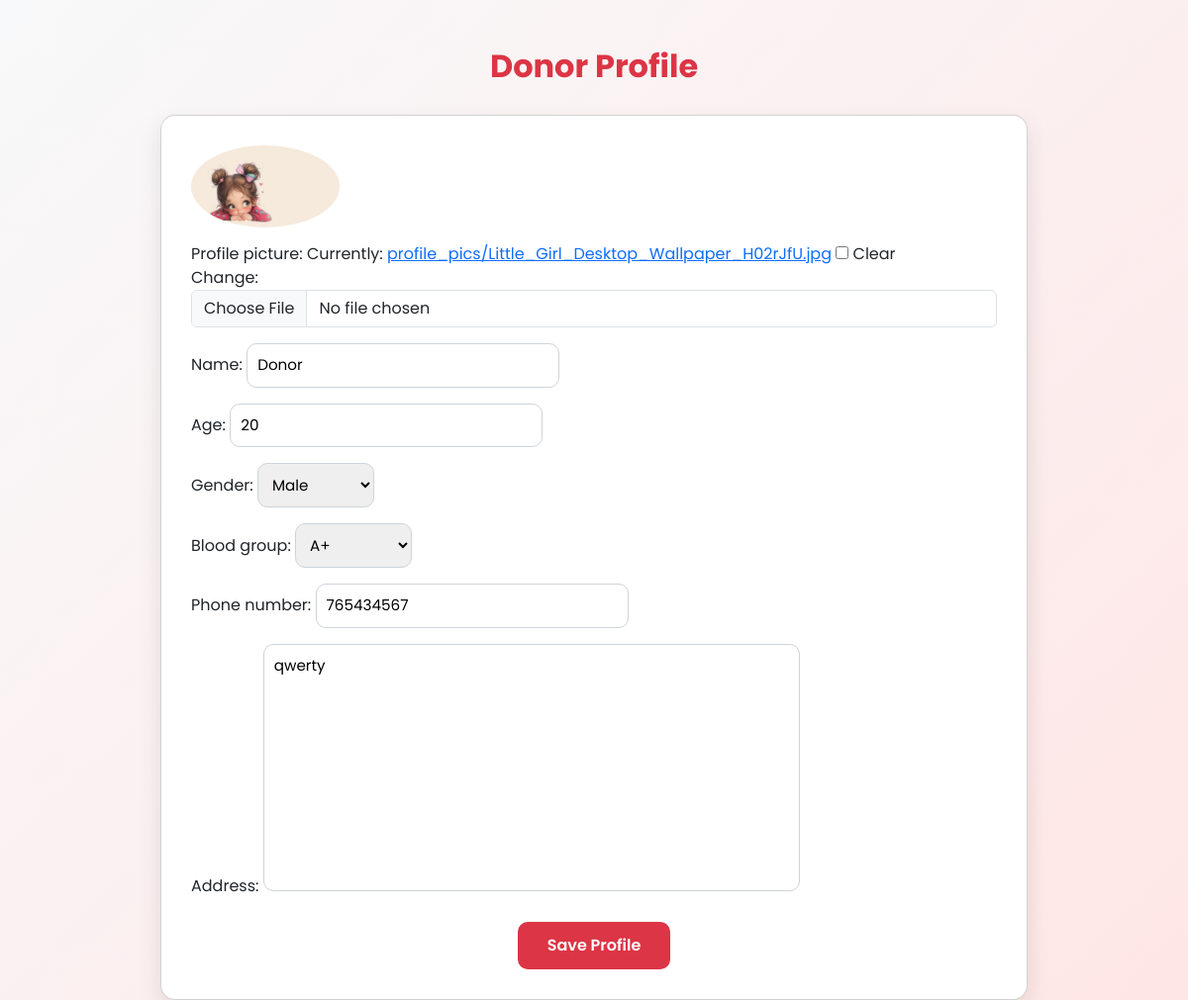
The page /donor/profile/ (signed in) on the database its author committed.
### blood_bank_app/models.py (models this page shows, shortened)
class DonorProfile(models.Model):
    user = models.OneToOneField(User, on_delete=models.CASCADE)
    name = models.CharField(max_length=100)
    email = models.EmailField(unique=True, default='default@example.com')
    phone_number = models.CharField(max_length=15)
    address = models.TextField(blank=True, null=True)
    blood_group = models.CharField(max_length=3, choices=BLOOD_GROUP_CHOICES)
    age = models.PositiveIntegerField(default=18)
    date_of_birth = models.DateField(default=date(2000, 1, 1), help_text="Donor must be 18–65 years old")
    gender = models.CharField(max_length=10, choices=[('Male', 'Male'), ('Female', 'Female'), ('Other', 'Other')])
    height = models.FloatField(help_text="Height in centimeters")
    weight = models.FloatField(help_text="Weight in kilograms")
    bmi = models.FloatField(blank=True, null=True)
    hemoglobin = models.FloatField(help_text="Hemoglobin in g/dL",  default=13.0)
    systolic_pressure = models.PositiveIntegerField(help_text="Systolic BP in mmHg", default=120)
    diastolic_pressure = models.PositiveIntegerField(help_text="Diastolic BP in mmHg", default=80)
    blood_sugar = models.FloatField(help_text="Blood sugar in mg/dL", default=100)
    cholesterol = models.FloatField(help_text="Cholesterol in mg/dL",  default=200)
    taking_medicine = models.BooleanField(default=False)
    medicine_details = models.TextField(blank=True, null=True, help_text="Specify medicine and related disease if taking any")
    last_donated_date = models.DateField(blank=True, null=True)
    donation_count = models.PositiveIntegerField(default=0)
    available_status = models.BooleanField(default=True)
    created_at = models.DateTimeField(default=timezone.now)
    updated_at = models.DateTimeField(auto_now=True)
    profile_picture = models.ImageField(
        upload_to='profile_pics/',
        default='profile_pics/default.jpg',
        blank=True,
        null=True
    )

### blood_bank_app/views.py (the view)
# urls.py: path('donor/profile/', views.donor_profile, name='donor_profile'),
@login_required
def donor_profile(request):
    profile, _ = DonorProfile.objects.get_or_create(user=request.user)
    if request.method == 'POST':
        form = DonorBasicForm(request.POST, request.FILES, instance=profile)
        if form.is_valid():
            form.save()
            return redirect('donor_profile_view')
    else:
        form = DonorBasicForm(instance=profile)
    return render(request, 'donor/donor_profile.html', {'form': form, 'profile': profile})

### blood_bank_app/forms.py
class DonorBasicForm(forms.ModelForm):
    class Meta:
        model = DonorProfile
        fields = ['name', 'age', 'gender', 'blood_group', 'phone_number', 'address', 'profile_picture']
        widgets = {
            'profile_picture': forms.ClearableFileInput(attrs={'class': 'form-control'}),
        }

### blood_bank_app/templates/donor/donor_profile.html (shortened to what this page needs)
{% load static %}
<!DOCTYPE html>
<html lang="en">
<head>
  <link href="https://cdn.jsdelivr.net/npm/bootstrap@5.3.3/dist/css/bootstrap.min.css" rel="stylesheet" />
</head>
<body>
  <div class="container mt-5">
    <h2>Donor Profile</h2>
    <div class="card">
      <form method="POST" enctype="multipart/form-data">
        {% if form.instance.profile_picture %}
          <img id="profile-pic-preview" src="{{ form.instance.profile_picture.url }}" alt="Profile Picture" />
        {% else %}
          <img id="profile-pic-preview" src="{% static 'profile_pics/default.jpg' %}" alt="Profile Picture" />
        {% endif %}
        <div class="mb-3">
          {{ form.profile_picture.label_tag }}
          {{ form.profile_picture }}
        </div>
        {% for field in form %}
          {% if field.name != 'profile_picture' %}
            <div class="mb-3">
              {{ field.label_tag }}
              {{ field }}
            </div>
          {% endif %}
        {% endfor %}
        <div class="text-center mt-4">
          <button type="submit" class="btn btn-primary">Save Profile</button>
        </div>
      </form>
    </div>
  </div>
</body>
</html>

### blood_bank_app/templates/donor/donor_profile.html (style rules this page uses)
body { background: linear-gradient(135deg, #f8f9fa, #ffe6e6); font-family: 'Poppins', sans-serif; min-height: 100vh; }
.container { max-width: 900px; }
h2 { color: #dc3545; font-weight: 700; text-align: center; margin-bottom: 30px; }
.card { margin-top: 20px; border-radius: 15px; box-shadow: 0 10px 25px rgba(0,0,0,0.1); padding: 30px; background-color: #fff; }
input, select, textarea { border-radius: 10px; border: 1px solid #ced4da; padding: 10px; font-size: 0.95rem; }
textarea { overflow: hidden; min-height: 50px; resize: none; }
.btn-primary { background-color: #dc3545; border: none; border-radius: 10px; padding: 12px 30px; font-weight: 600; }
#profile-pic-preview { width: 150px; border-radius: 50%; margin-bottom: 15px; }

### rows shown on the page
DonorProfile: instance.profile_picture (picture), form "Donor" "20" "Male" "A+" "765434567" "qwerty"

### other values the page prints
{{ field.label_tag }} "Name:" "Age:" "Gender:" "Blood group:" "Phone number:" "Address:"
